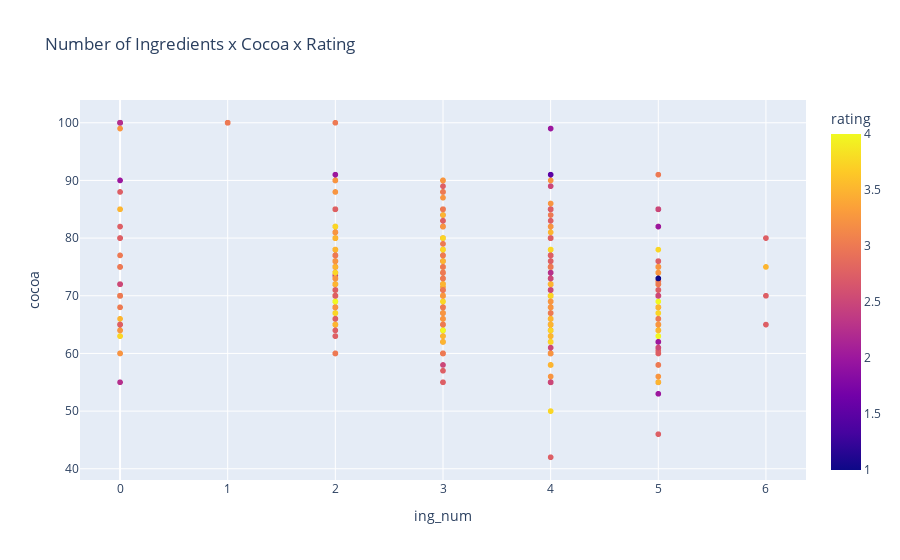

Notebook cell for this chart:
### Code cell
px.scatter(data_frame=data, x='ing_num', y='cocoa', color='rating', title='Number of Ingredients x Cocoa x Rating')

### Figure 1 — Plotly figure (JSON) as saved in the notebook; plotly's stock layout.template omitted (floating-point values rounded to 4 significant figures; data arrays with more than 128 entries replaced by an {"elided": "..."} marker saying what was removed)
{"data": [{"hovertemplate": "ing_num=%{x}<br>cocoa=%{y}<br>rating=%{marker.color}<extra></extra>", "legendgroup": "", "marker": {"color": {"elided": "2530 float values"}, "coloraxis": "coloraxis", "symbol": "circle"}, "mode": "markers", "name": "", "showlegend": false, "type": "scattergl", "x": {"elided": "2530 int values"}, "xaxis": "x", "y": {"elided": "2530 float values"}, "yaxis": "y"}], "layout": {"coloraxis": {"colorbar": {"title": {"text": "rating"}}, "colorscale": [[0, "#0d0887"], [0.1111, "#46039f"], [0.2222, "#7201a8"], [0.3333, "#9c179e"], [0.4444, "#bd3786"], [0.5556, "#d8576b"], [0.6667, "#ed7953"], [0.7778, "#fb9f3a"], [0.8889, "#fdca26"], [1, "#f0f921"]]}, "legend": {"tracegroupgap": 0}, "title": {"text": "Number of Ingredients x Cocoa x Rating"}, "xaxis": {"anchor": "y", "domain": [0, 1], "title": {"text": "ing_num"}}, "yaxis": {"anchor": "x", "domain": [0, 1], "title": {"text": "cocoa"}}}}
